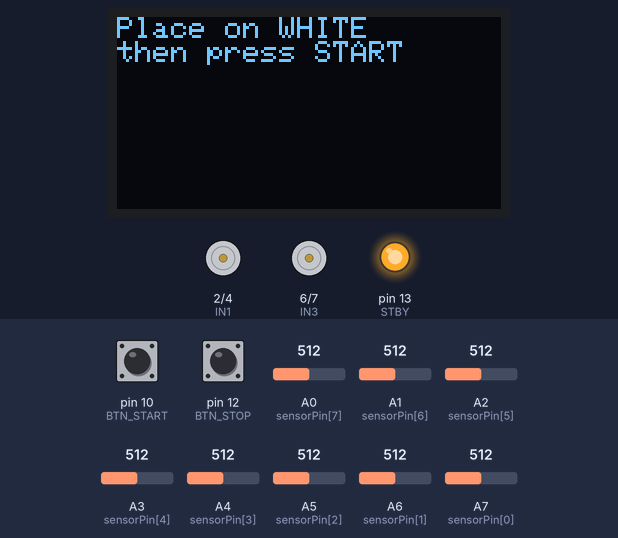
Simulated run of this sketch. Board: Arduino Nano, built with avr-gcc and run on an emulated ATmega328P. Parts: 128×64 one-colour display, motor-driver pin pairs drawn as motors (green arrow = first pin HIGH = forward, orange = second pin HIGH = backward, longer = more drive, scaled by the enable pin, stopped while the standby pin is LOW), output pins drawn as LEDs (lit = HIGH). Inputs (shaded band) come from the test bench; at power-on: pin 10 (BTN_START) HIGH, A1 (sensorPin[6]) = 512, A2 (sensorPin[5]) = 512, A4 (sensorPin[3]) = 512, A7 (sensorPin[0]) = 512, pin 12 (BTN_STOP) HIGH, A0 (sensorPin[7]) = 512, A3 (sensorPin[4]) = 512, A5 (sensorPin[2]) = 512, A6 (sensorPin[1]) = 512.

Above: at 0.8 s.
0.9 s: pin 10 (BTN_START) pulled LOW for 1 s
At 2.2 s:
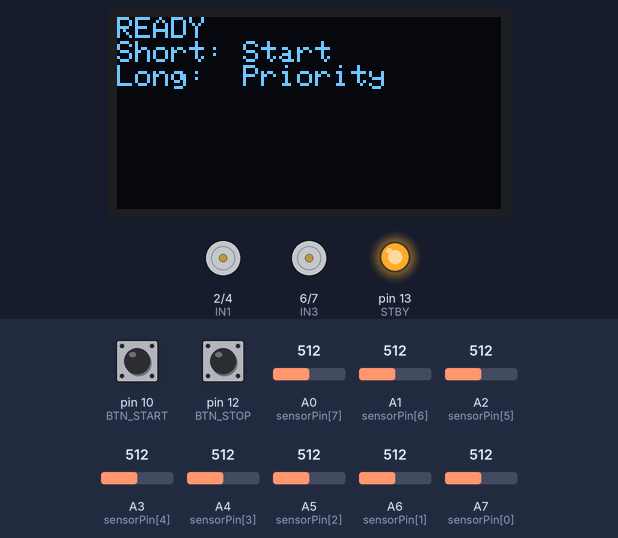
4.3 s: pin 10 (BTN_START) pulled LOW for 0.15 s
At 5.3 s:
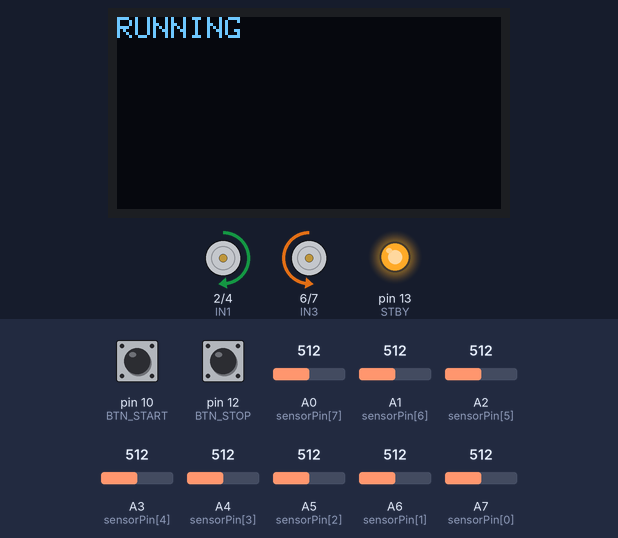
6.1 s: A1 (sensorPin[6]) set to 526
At 7.2 s:
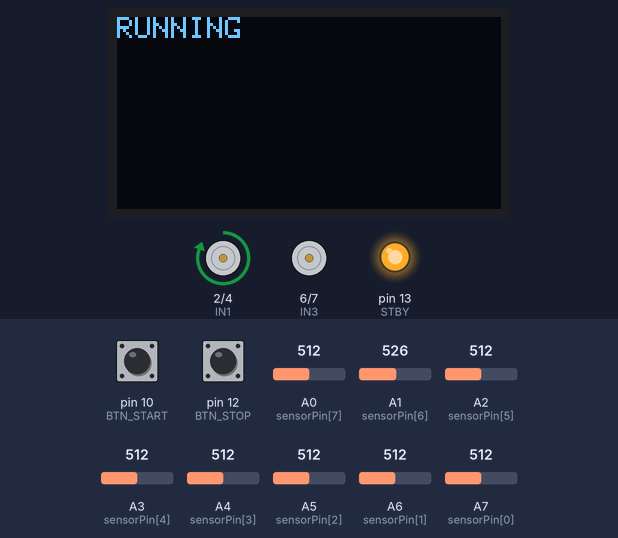
7.6 s: A2 (sensorPin[5]) set to 610
9.1 s: A4 (sensorPin[3]) set to 610
10.6 s: A7 (sensorPin[0]) set to 529
At 11.9 s:
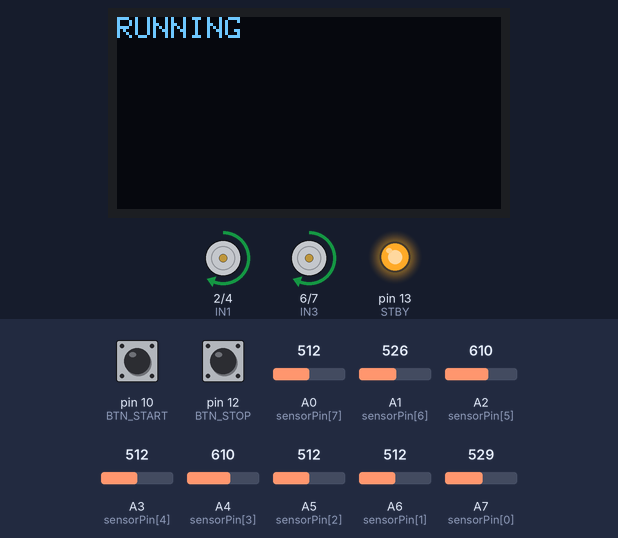
Timing chart, 0 to 13.1 s (numbered marks = the images above; inputs shaded):
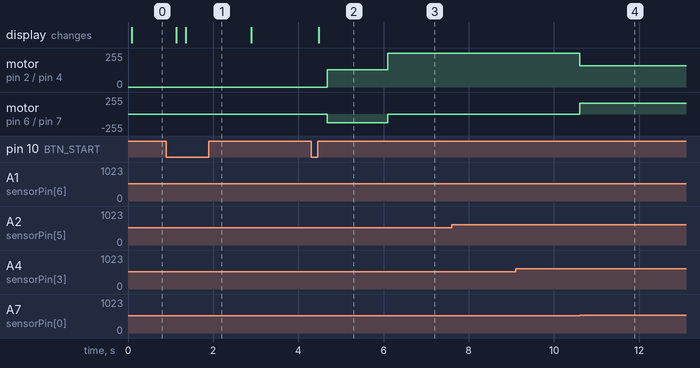

The sketch:

Priority_Menu.ino
```cpp
#include <Wire.h>
#include <Adafruit_GFX.h>
#include <Adafruit_SSD1306.h>

// ── OLED ─────────────────────────────
#define SCREEN_WIDTH 128
#define SCREEN_HEIGHT 64
Adafruit_SSD1306 display(SCREEN_WIDTH, SCREEN_HEIGHT, &Wire, -1);

// ── Motor Pins ───────────────────────
#define ENA 3
#define IN1 2
#define IN2 4

#define ENB 11
#define IN3 6
#define IN4 7

#define STBY 13

// ── Buttons ──────────────────────────
#define BTN_START 10
#define BTN_STOP  12

// ── Sensors ──────────────────────────
const byte sensorPin[8] = {A7, A6, A5, A4, A3, A2, A1, A0};

// ── PID CONFIG ───────────────────────
float Kp = 0.16;
float Kd = 0.34;

float lastError = 0;

// ── Speed ────────────────────────────
int BASE_SPEED    = 160;
int MAX_SPEED     = 255;
int MOTOR_MIN     = 80;
int SEARCH_SPEED  = 130;

// ── Junction / branch handling ───────
int JUNCTION_TURN_SPEED = 150;
int JUNCTION_HOLD_MS    = 220;

// ── Calibration ──────────────────────
int sensorMin[8], sensorMax[8], sensorThresh[8];
char sensorStr[9];

// ── State ────────────────────────────
bool running = false;

// ── Lost-line memory ─────────────────
int lastDir = 1;

// ── Stop bar ─────────────────────────
bool allBlackForward = false;

// ── Priority System ──────────────────
enum Priority { PRIORITY_CENTER, PRIORITY_LEFT, PRIORITY_RIGHT };

Priority mainPrio  = PRIORITY_CENTER;
Priority subPrio   = PRIORITY_RIGHT;
Priority leastPrio = PRIORITY_LEFT;


// ═════════ MOTOR ═════════

int applyDeadzone(int spd) {
  if (spd == 0) return 0;
  return constrain(spd, MOTOR_MIN, MAX_SPEED);
}

void motorLeft(int spd, bool fwd) {
  digitalWrite(IN1, fwd);
  digitalWrite(IN2, !fwd);
  analogWrite(ENA, applyDeadzone(spd));
}

void motorRight(int spd, bool fwd) {
  digitalWrite(IN3, fwd);
  digitalWrite(IN4, !fwd);
  analogWrite(ENB, applyDeadzone(spd));
}

void stopMotors() {
  analogWrite(ENA, 0);
  analogWrite(ENB, 0);
}


// ═════════ SENSOR ═════════

void readSensors() {
  for (int i = 0; i < 8; i++) {
    sensorStr[i] = (analogRead(sensorPin[i]) > sensorThresh[i]) ? '1' : '0';
  }
  sensorStr[8] = '\0';
}

float getPosition() {
  int sum = 0, count = 0;
  for (int i = 0; i < 8; i++) {
    if (sensorStr[i] == '1') {
      sum += i * 1000;
      count++;
    }
  }
  if (count == 0) return -1;
  return (float)sum / count;
}

bool allBlack() {
  for (int i = 0; i < 8; i++) {
    if (sensorStr[i] == '0') return false;
  }
  return true;
}


// ═════════ DETECTION ═════════

// Real junction (wide line, not zigzag edge)
bool isJunction() {
  int count = 0;
  for (int i = 0; i < 8; i++) {
    if (sensorStr[i] == '1') count++;
  }
  return (count >= 5);
}

// Strong center detection
bool centerActive() {
  return (sensorStr[3] == '1' && sensorStr[4] == '1');
}

// Clean branch detection (ignore noise)
int sideBranch() {
  int leftCount = 0, rightCount = 0;

  for (int i = 0; i <= 2; i++)
    if (sensorStr[i] == '1') leftCount++;

  for (int i = 5; i <= 7; i++)
    if (sensorStr[i] == '1') rightCount++;

  if (rightCount >= 2) return 1;
  if (leftCount  >= 2) return -1;

  return 0;
}


// ═════════ PRIORITY SYSTEM ═════════

void showPriorityOnOLED() {
  const char* names[] = { "Center", "Left", "Right" };
  display.clearDisplay();
  display.setCursor(0, 0);
  display.println("== Priority ==");
  display.print("1: "); display.println(names[mainPrio]);
  display.print("2: "); display.println(names[subPrio]);
  display.print("3: "); display.println(names[leastPrio]);
  display.display();
}

void cyclePriority() {
  // Cycle main: Center -> Left -> Right -> Center
  mainPrio  = (Priority)((mainPrio + 1) % 3);
  subPrio   = (Priority)((mainPrio + 1) % 3);
  leastPrio = (Priority)((mainPrio + 2) % 3);
  showPriorityOnOLED();
  delay(300);
}

// Try to execute a turn/move for a given priority direction.
// Returns true if that direction had a line and action was taken.
bool tryDirection(Priority p) {
  if (p == PRIORITY_CENTER && centerActive()) {
    // Center is active — let PID handle it, no forced turn
    return true;
  }
  if (p == PRIORITY_RIGHT && sideBranch() == 1) {
    motorLeft(JUNCTION_TURN_SPEED, true);
    motorRight(JUNCTION_TURN_SPEED, false);
    delay(JUNCTION_HOLD_MS);
    lastDir = 1;
    return true;
  }
  if (p == PRIORITY_LEFT && sideBranch() == -1) {
    motorLeft(JUNCTION_TURN_SPEED, false);
    motorRight(JUNCTION_TURN_SPEED, true);
    delay(JUNCTION_HOLD_MS);
    lastDir = -1;
    return true;
  }
  return false;
}


// ═════════ CALIBRATION ═════════

void calibrate() {
  display.clearDisplay();
  display.setCursor(0, 0);
  display.println("Place on WHITE");
  display.println("then press START");
  display.display();

  while (digitalRead(BTN_START) == HIGH);  // wait for button
  delay(200);

  for (int i = 0; i < 8; i++)
    sensorMin[i] = analogRead(sensorPin[i]);

  display.clearDisplay();
  display.setCursor(0, 0);
  display.println("Place on BLACK");
  display.println("then press START");
  display.display();

  while (digitalRead(BTN_START) == HIGH);  // wait for button
  delay(200);

  for (int i = 0; i < 8; i++)
    sensorMax[i] = analogRead(sensorPin[i]);

  for (int i = 0; i < 8; i++)
    sensorThresh[i] = (sensorMin[i] + sensorMax[i]) / 2;
}


// ═════════ SETUP ═════════

void setup() {
  pinMode(ENA, OUTPUT); pinMode(IN1, OUTPUT); pinMode(IN2, OUTPUT);
  pinMode(ENB, OUTPUT); pinMode(IN3, OUTPUT); pinMode(IN4, OUTPUT);
  pinMode(STBY, OUTPUT);
  digitalWrite(STBY, HIGH);

  pinMode(BTN_START, INPUT_PULLUP);
  pinMode(BTN_STOP,  INPUT_PULLUP);

  Wire.begin();

  if (!display.begin(SSD1306_SWITCHCAPVCC, 0x3C)) {
    for (;;);  // OLED not found — halt
  }

  display.setTextSize(1);
  display.setTextColor(SSD1306_WHITE);

  display.clearDisplay();
  display.setCursor(0, 0);
  display.println("Calibrating...");
  display.display();

  calibrate();

  display.clearDisplay();
  display.setCursor(0, 0);
  display.println("READY");
  display.println("Short: Start");
  display.println("Long:  Priority");
  display.display();
  delay(1500);

  showPriorityOnOLED();
}


// ═════════ LOOP ═════════

void loop() {

  // ── Button: START (short) or cycle priority (long hold) ──
  if (digitalRead(BTN_START) == LOW) {
    unsigned long pressTime = millis();
    while (digitalRead(BTN_START) == LOW);  // wait for release

    if (!running) {
      if (millis() - pressTime > 600) {
        // Long press → cycle priority
        cyclePriority();
      } else {
        // Short press → start bot
        running = true;
        display.clearDisplay();
        display.setCursor(0, 0);
        display.println("RUNNING");
        display.display();
        delay(200);
      }
    }
  }

  // ── Button: STOP ──────────────────────────────────────────
  if (digitalRead(BTN_STOP) == LOW) {
    running = false;
    stopMotors();
    showPriorityOnOLED();
  }

  if (!running) return;

  readSensors();

  // ── STOP BAR (all sensors black) ─────────────────────────
  if (allBlack()) {
    if (!allBlackForward) {
      motorLeft(BASE_SPEED, true);
      motorRight(BASE_SPEED, true);
      delay(150);
      allBlackForward = true;
    }

    readSensors();
    if (allBlack()) {
      stopMotors();
      running = false;
      showPriorityOnOLED();
      return;
    }
  } else {
    allBlackForward = false;
  }

  // ── PRIORITY JUNCTION HANDLER ─────────────────────────────
  // Fires when a full junction OR a T-branch is detected.
  // Tries main → sub → least priority in order.
  if (isJunction() || centerActive()) {
    bool handled = tryDirection(mainPrio);
    if (!handled) handled = tryDirection(subPrio);
    if (!handled) tryDirection(leastPrio);

    // If center was the winning priority, fall through to PID below.
    // If a turn was made, return immediately.
    if (!(mainPrio == PRIORITY_CENTER && centerActive() && !isJunction()) &&
        !(subPrio  == PRIORITY_CENTER && !tryDirection(mainPrio) && centerActive()) ) {
      if (!centerActive() || isJunction()) return;
    }
  }

  // ── LOST LINE RECOVERY ────────────────────────────────────
  float pos = getPosition();

  if (pos == -1) {
    if (lastDir > 0) {
      motorLeft(SEARCH_SPEED, true);
      motorRight(SEARCH_SPEED, false);
    } else {
      motorLeft(SEARCH_SPEED, false);
      motorRight(SEARCH_SPEED, true);
    }
    return;
  }

  // ── PID ───────────────────────────────────────────────────
  float error = pos - 3500;

  // Update direction memory on significant deviation
  if (error > 600)       lastDir = 1;
  else if (error < -600) lastDir = -1;

  float derivative = error - lastError;
  float correction  = Kp * error + Kd * derivative;
  lastError = error;

  int leftSpeed  = BASE_SPEED + correction;
  int rightSpeed = BASE_SPEED - correction;

  leftSpeed  = constrain(leftSpeed,  0, 255);
  rightSpeed = constrain(rightSpeed, 0, 255);

  motorLeft(leftSpeed,   true);
  motorRight(rightSpeed, true);
}
```

Measured:
- the behaviour switches between 512 and 513 on A1 (sensorPin[6]) (found by bisection; images 2 and 3)
- the behaviour switches between 512 and 513 on A7 (sensorPin[0]) (found by bisection; images 3 and 4)
- after the input at 0.9 s, the display: first changes after 0.23 s (image 1 shows a later state)
- after the input at 4.3 s, motor on pin 2 (IN1) / pin 4 (IN2): stopped → forward 130/255 after 0.38 s; motor on pin 6 (IN3) / pin 7 (IN4): stopped → backward 130/255 after 0.38 s; the display: changes after 0.18 s (image 2)
- after the input at 6.1 s, motor on pin 2 (IN1) / pin 4 (IN2): forward 130/255 → forward 255/255 at once; motor on pin 6 (IN3) / pin 7 (IN4): backward 130/255 → stopped at once
- after the input at 10.6 s, motor on pin 2 (IN1) / pin 4 (IN2): forward 255/255 → forward 160/255 at once; motor on pin 6 (IN3) / pin 7 (IN4): stopped → forward 160/255 at once
